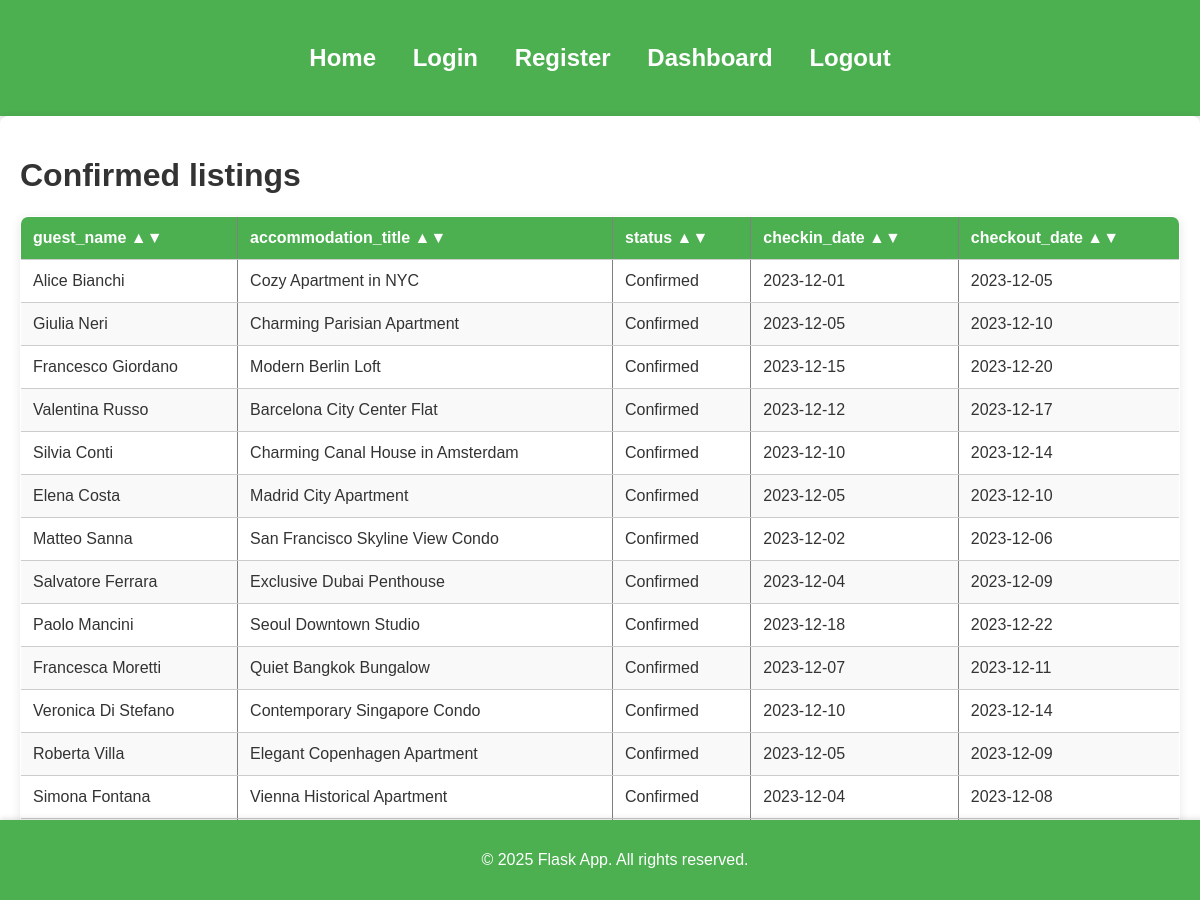
The page /query4 (signed in) on the database its author committed.
### tables this page shows
CREATE TABLE Users (
    id INTEGER PRIMARY KEY AUTOINCREMENT,
    name VARCHAR(50),
    email VARCHAR(100),
    password VARCHAR(100),
    phone VARCHAR(15),
    address VARCHAR(255),
    birth_date DATE
);

CREATE TABLE Accommodations (
    id INT PRIMARY KEY,
    host_id INT,
    location_id INT,
    title VARCHAR(100),
    description TEXT,
    address VARCHAR(255),
    price_per_night DECIMAL(8, 2),
    max_guests INT,
    availability BOOLEAN,
    policy_id INT,
    FOREIGN KEY (host_id) REFERENCES Hosts(id),
    FOREIGN KEY (location_id) REFERENCES Locations(id)
);

CREATE TABLE Bookings (
    id INT PRIMARY KEY,
    guest_id INT,
    accommodation_id INT,
    checkin_date DATE,
    checkout_date DATE,
    number_of_guests INT,
    status VARCHAR(20) CHECK(status IN ('Confirmed', 'Pending', 'Cancelled')),
    FOREIGN KEY (guest_id) REFERENCES Guests(id),
    FOREIGN KEY (accommodation_id) REFERENCES Accommodations(id)
);

### app.py (the view)
@app.route('/query4')
@login_required
def query4():
    with sqlite3.connect(DATABASE) as conn:
        cursor = conn.cursor()
        cursor.execute("""SELECT u.name AS guest_name, a.title AS accommodation_title, b.status, b.checkin_date, b.checkout_date
                            FROM Bookings b
                            JOIN Guests g ON b.guest_id = g.id
                            JOIN Users u ON g.user_id = u.id
                            JOIN Accommodations a ON b.accommodation_id = a.id
                            WHERE b.status = "Confirmed" """)
        columns = [description[0] for description in cursor.description]
        users = cursor.fetchall()
    data = [dict(zip(columns, row)) for row in users]
    return render_template('results.html', title="Confirmed listings", data=data)

### app.py (called while the page is built)
@login_manager.user_loader
def load_user(user_id):
    print(f"Loading user with ID {user_id}")
    with sqlite3.connect(DATABASE) as conn:
        cursor = conn.cursor()
        cursor.execute('SELECT * FROM Users WHERE id = ?', (user_id,))
        user = cursor.fetchone()
        if user:
            print(f"User found with ID: {user[0]}")  # Aggiungi log per il debug
            return User(user[0], user[1], user[2], user[4], user[5])
        else:
            print("User not found.")
        return None

### templates/results.html (shortened to what this page needs)
{% extends 'layout.html' %}
{% block content %}
<h1>{{ title }}</h1>
<table border="1" id="sortable-table">
    <thead>
        <tr>
            {% for column in data[0].keys() %}
            <th onclick="sortTable({{ loop.index0 }})" data-column="{{ loop.index0 }}">
                {{ column }} ▲▼
            </th>
            {% endfor %}
        </tr>
    </thead>
    <tbody>
        {% for row in data %}
        <tr>
            {% for item in row.values() %}
            <td>{{ item }}</td>
            {% endfor %}
        </tr>
        {% endfor %}
    </tbody>
</table>
<a href="{{ url_for('dashboard') }}">Back to Dashboard</a>
{% endblock %}

### static/css/style.css (style rules this page uses)
body { font-family: 'Arial', sans-serif; margin: 0; padding: 0; box-sizing: border-box; background-color: #f9f9f9; color: #333; }
table { width: 100%; border-collapse: collapse; margin-top: 20px; background-color: #fff; box-shadow: 0 2px 10px rgba(0, 0, 0, 0.1); border-radius: 8px; overflow: hidden; }
table th, table td { padding: 12px; text-align: left; border-bottom: 1px solid #ccc; }
table th { background-color: #4CAF50; color: white; }
table tr:nth-child(even) { background-color: #f9f9f9; }

### rows shown on the page
Bookings: status "Confirmed", checkin_date "2023-12-01", checkout_date "2023-12-05"
Users: name "Alice Bianchi"
Accommodations: title "Cozy Apartment in NYC"
Bookings: status "Confirmed", checkin_date "2023-12-05", checkout_date "2023-12-10"
Users: name "Giulia Neri"
Accommodations: title "Charming Parisian Apartment"
Bookings: status "Confirmed", checkin_date "2023-12-15", checkout_date "2023-12-20"
Users: name "Francesco Giordano"
Accommodations: title "Modern Berlin Loft"
Bookings: status "Confirmed", checkin_date "2023-12-12", checkout_date "2023-12-17"
Users: name "Valentina Russo"
Accommodations: title "Barcelona City Center Flat"
Bookings: status "Confirmed", checkin_date "2023-12-10", checkout_date "2023-12-14"
Users: name "Silvia Conti"
Accommodations: title "Charming Canal House in Amsterdam"
Bookings: status "Confirmed", checkin_date "2023-12-05", checkout_date "2023-12-10"
Users: name "Elena Costa"
Accommodations: title "Madrid City Apartment"
Bookings: status "Confirmed", checkin_date "2023-12-02", checkout_date "2023-12-06"
Users: name "Matteo Sanna"
Accommodations: title "San Francisco Skyline View Condo"
Bookings: status "Confirmed", checkin_date "2023-12-04", checkout_date "2023-12-09"
Users: name "Salvatore Ferrara"
Accommodations: title "Exclusive Dubai Penthouse"
Bookings: status "Confirmed", checkin_date "2023-12-18", checkout_date "2023-12-22"
Users: name "Paolo Mancini"
Accommodations: title "Seoul Downtown Studio"
Bookings: status "Confirmed", checkin_date "2023-12-07", checkout_date "2023-12-11"
Users: name "Francesca Moretti"
Accommodations: title "Quiet Bangkok Bungalow"
Bookings: status "Confirmed", checkin_date "2023-12-10", checkout_date "2023-12-14"
Users: name "Veronica Di Stefano"
Accommodations: title "Contemporary Singapore Condo"
Bookings: status "Confirmed", checkin_date "2023-12-05", checkout_date "2023-12-09"
Users: name "Roberta Villa"
Accommodations: title "Elegant Copenhagen Apartment"
Bookings: status "Confirmed", checkin_date "2023-12-04", checkout_date "2023-12-08"
Users: name "Simona Fontana"
Accommodations: title "Vienna Historical Apartment"

### other values the page prints
{{ title }} "Confirmed listings"
{{ column }} "guest_name" "accommodation_title" "status" "checkin_date" "checkout_date"
